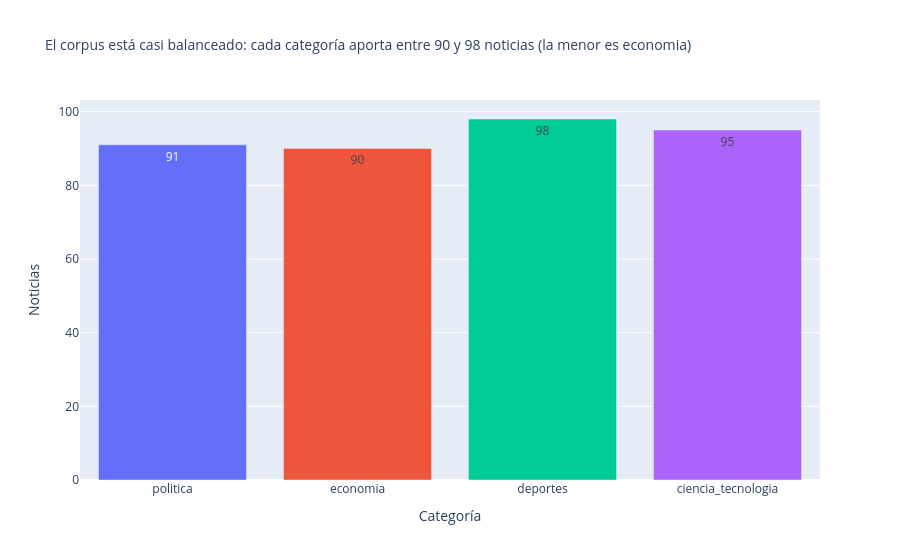

The notebook cell this image was saved under:
### Markdown cell above
## 4. Análisis exploratorio (EDA)

### Code cell
ETIQUETAS = ["politica", "economia", "deportes", "ciencia_tecnologia"]
df["len_titular"] = df["titular"].str.len()
df["fecha_dt"] = pd.to_datetime(df["fecha"], errors="coerce")

conteo = df["etiqueta"].value_counts().reindex(ETIQUETAS).reset_index()
conteo.columns = ["etiqueta", "noticias"]
mn, mx = conteo["noticias"].min(), conteo["noticias"].max()
menor = conteo.loc[conteo["noticias"].idxmin(), "etiqueta"]
fig1 = px.bar(
    conteo, x="etiqueta", y="noticias", text="noticias", color="etiqueta",
    category_orders={"etiqueta": ETIQUETAS},
    title=(f"El corpus está casi balanceado: cada categoría aporta entre {mn} y {mx} noticias "
           f"(la menor es {menor})"),
    labels={"etiqueta": "Categoría", "noticias": "Noticias"},
)
fig1.update_layout(showlegend=False, title_font_size=14)
fig1.show()

### Figure 1 — Plotly figure (JSON) as saved in the notebook; plotly's stock layout.template omitted (floating-point values rounded to 4 significant figures)
{"data": [{"hovertemplate": "Categoría=%{x}<br>Noticias=%{text}<extra></extra>", "legendgroup": "politica", "marker": {"color": "#636efa", "pattern": {"shape": ""}}, "name": "politica", "orientation": "v", "showlegend": true, "text": [91.0], "textposition": "auto", "type": "bar", "x": ["politica"], "xaxis": "x", "y": [91], "yaxis": "y"}, {"hovertemplate": "Categoría=%{x}<br>Noticias=%{text}<extra></extra>", "legendgroup": "economia", "marker": {"color": "#EF553B", "pattern": {"shape": ""}}, "name": "economia", "orientation": "v", "showlegend": true, "text": [90.0], "textposition": "auto", "type": "bar", "x": ["economia"], "xaxis": "x", "y": [90], "yaxis": "y"}, {"hovertemplate": "Categoría=%{x}<br>Noticias=%{text}<extra></extra>", "legendgroup": "deportes", "marker": {"color": "#00cc96", "pattern": {"shape": ""}}, "name": "deportes", "orientation": "v", "showlegend": true, "text": [98.0], "textposition": "auto", "type": "bar", "x": ["deportes"], "xaxis": "x", "y": [98], "yaxis": "y"}, {"hovertemplate": "Categoría=%{x}<br>Noticias=%{text}<extra></extra>", "legendgroup": "ciencia_tecnologia", "marker": {"color": "#ab63fa", "pattern": {"shape": ""}}, "name": "ciencia_tecnologia", "orientation": "v", "showlegend": true, "text": [95.0], "textposition": "auto", "type": "bar", "x": ["ciencia_tecnologia"], "xaxis": "x", "y": [95], "yaxis": "y"}], "layout": {"barmode": "relative", "legend": {"title": {"text": "Categoría"}, "tracegroupgap": 0}, "showlegend": false, "title": {"font": {"size": 14}, "text": "El corpus está casi balanceado: cada categoría aporta entre 90 y 98 noticias (la menor es economia)"}, "xaxis": {"anchor": "y", "categoryarray": ["politica", "economia", "deportes", "ciencia_tecnologia"], "categoryorder": "array", "domain": [0.0, 1.0], "title": {"text": "Categoría"}}, "yaxis": {"anchor": "x", "domain": [0.0, 1.0], "title": {"text": "Noticias"}}}}
